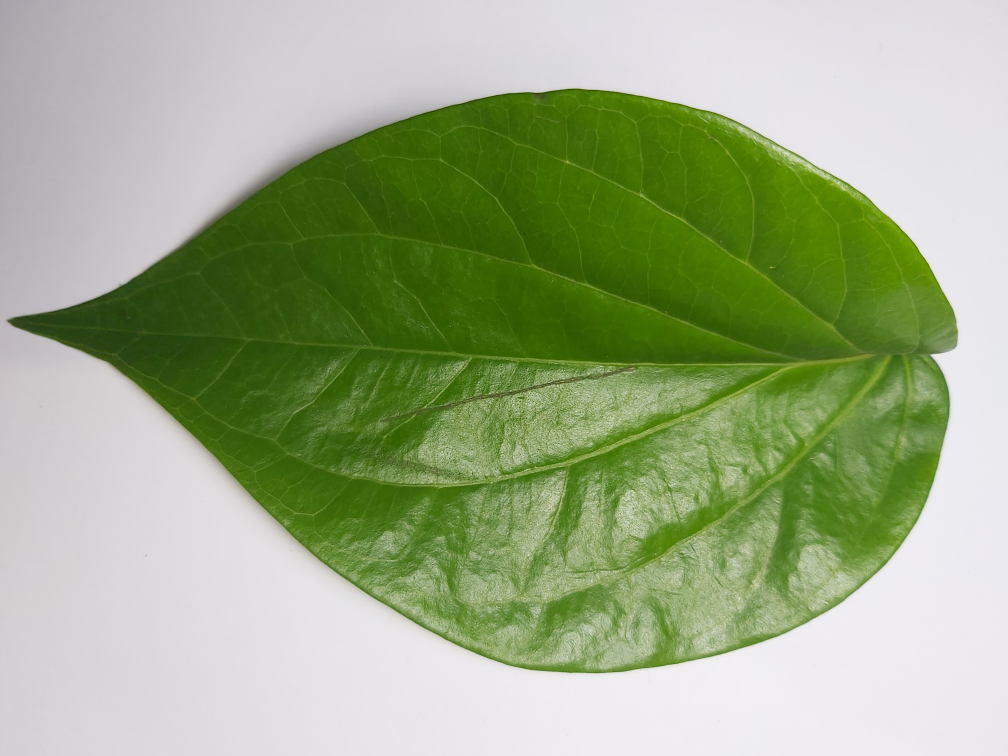
#> input picture images/001.jpg, 4032 x 3024 px, found by its file name (shown at 1/4 size)
$ jupyter execute masking.ipynb   (shell and % lines are left out)
#> lines starting #> are read from the running program, lines starting #| are printed output that depends on the picture; after the words box and inside, x2 and y2 are one past the last pixel; in counts of white or black regions, pixels touching at a corner belong together
<a href="https://colab.research.google.com/github/hilmi294/computer-vision/blob/main/image_fundamental/masking.ipynb" target="_parent"></a>

[cell 1]
# import the necessary packages
from matplotlib import pyplot as plt
import numpy as np
import argparse
import cv2

[cell 2]
def plt_imshow(title, image):
	# convert the image frame BGR to RGB color space and display it
	image = cv2.cvtColor(image, cv2.COLOR_BGR2RGB)
	plt.imshow(image)
	plt.title(title)
	plt.grid(False)
	plt.show()

[cell 3]
# since we are using Jupyter Notebooks we can replace our argument
# parsing code with *hard coded* arguments and values
args = {
	"image": "001.jpg"
}

[cell 4]
# load the original input image and display it to our screen
image = cv2.imread(args["image"])
#> image is the input picture: shape (3024, 4032, 3); mean B, G, R 135.1, 172.4, 157.2
plt_imshow("Original", image)

# a mask is the same size as our image, but has only two pixel
# values, 0 and 255 -- pixels with a value of 0 (background) are
# ignored in the original image while mask pixels with a value of
# 255 (foreground) are allowed to be kept
mask = np.zeros(image.shape[:2], dtype="uint8")
cv2.rectangle(mask, (0, 90), (290, 450), 255, -1)
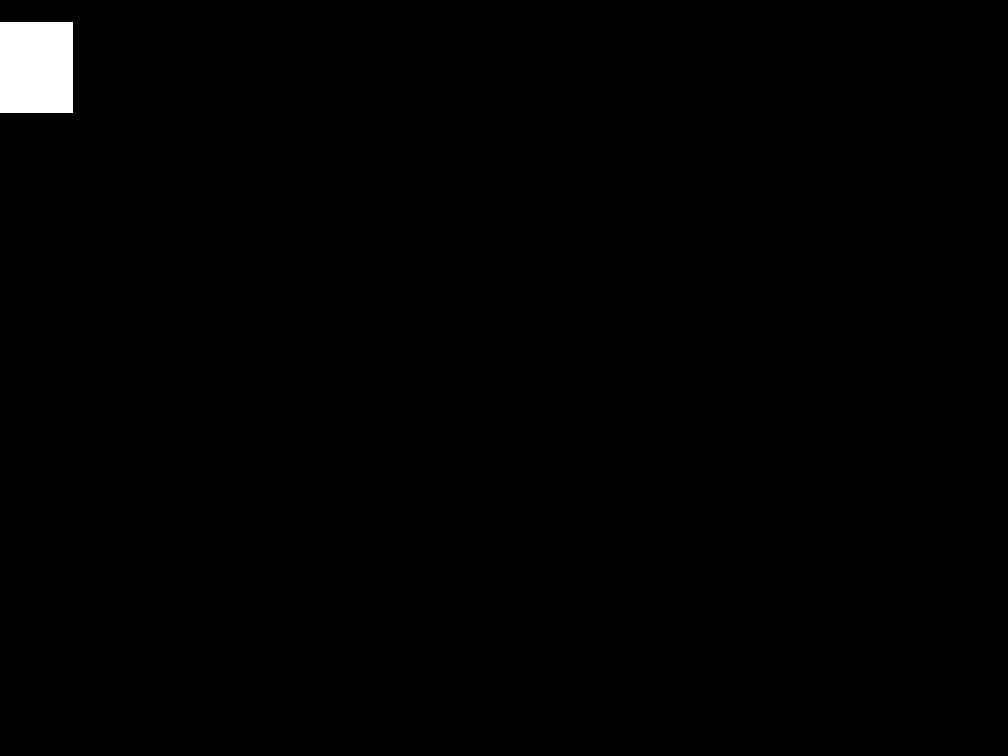
#> mask: shape (3024, 4032) (shown at 1/4 size); 0.86% white; 1 white region, box (x1, y1, x2, y2) and area: (0, 90, 291, 451) 105051
plt_imshow("Rectangular Mask", mask)

# apply our mask -- notice how only the person in the image is
# cropped out
masked = cv2.bitwise_and(image, image, mask=mask)
plt_imshow("Mask Applied to Image", masked)

[cell 5]
# now, let's make a circular mask with a radius of 100 pixels and
# apply the mask again
mask = np.zeros(image.shape[:2], dtype="uint8")
cv2.circle(mask, (145, 200), 100, 255, -1)
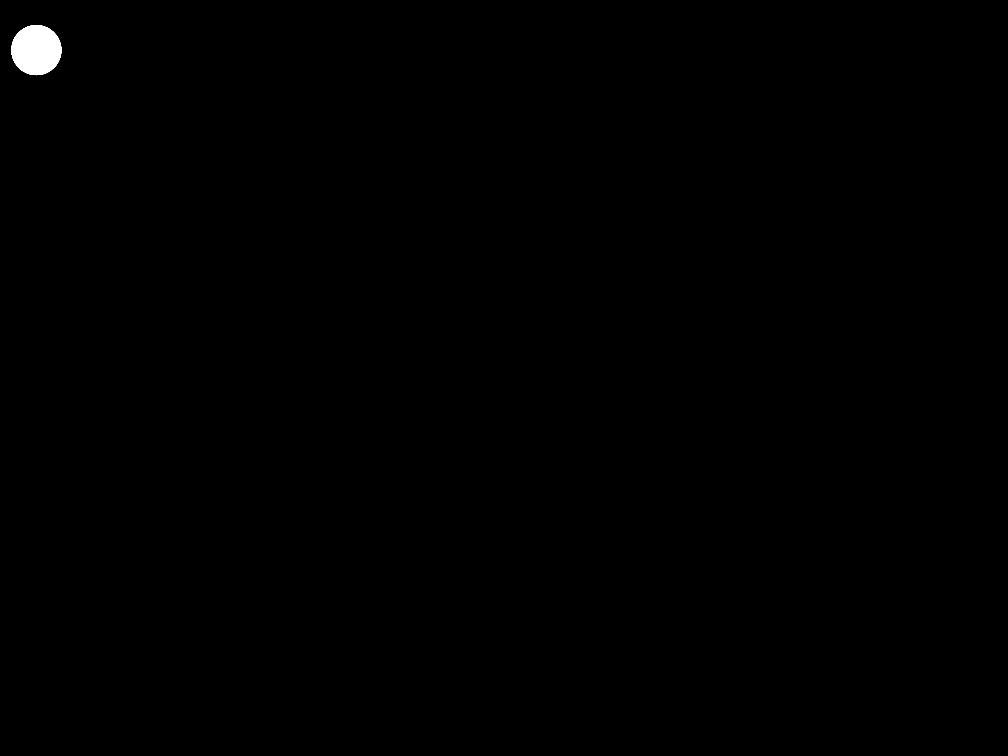
#> mask: shape (3024, 4032) (shown at 1/4 size); 0.26% white; 1 white region, box (x1, y1, x2, y2) and area: (45, 100, 246, 301) 31417
masked = cv2.bitwise_and(image, image, mask=mask)

# show the output images
plt_imshow("Circular Mask", mask)
plt_imshow("Mask Applied to Image", masked)

$ run again, with images/espresso.jpg copied over images/001.jpg
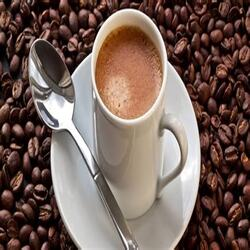
#> input picture images/espresso.jpg, 250 x 250 px, found by its file name
#> image is the input picture: shape (250, 250, 3); mean B, G, R 86.7, 94.5, 114.9
#> `cv2.rectangle(mask, (0, 90), (290, 450), 255, -1)`:
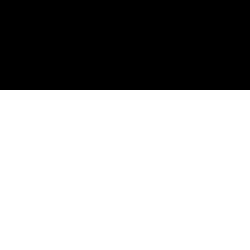
#> mask: shape (250, 250); 64% white; 1 black region, box (x1, y1, x2, y2) and area: (0, 0, 250, 90) 22500
#> `masked = cv2.bitwise_and(image, image, mask=mask)`:
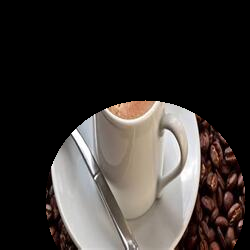
#> masked: shape (250, 250, 3); mean B, G, R 49.1, 52.1, 57.2
#> image: shape (250, 250, 3); 40.3% white; 1 white region, box (x1, y1, x2, y2) and area: (45, 100, 246, 250) 25186

$ run again, with images/martabak.jpg copied over images/001.jpg
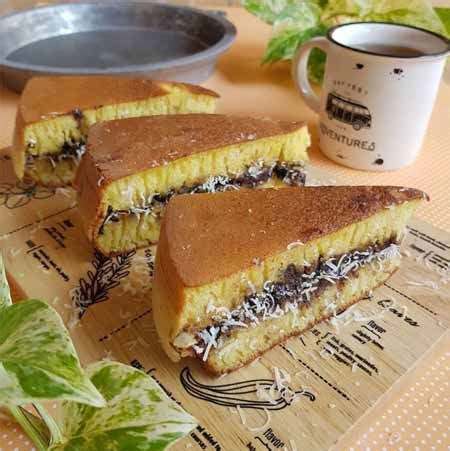
#> input picture images/martabak.jpg, 450 x 451 px, found by its file name
#> image is the input picture: shape (451, 450, 3); mean B, G, R 95.3, 135.4, 161.9
#> `cv2.rectangle(mask, (0, 90), (290, 450), 255, -1)`:
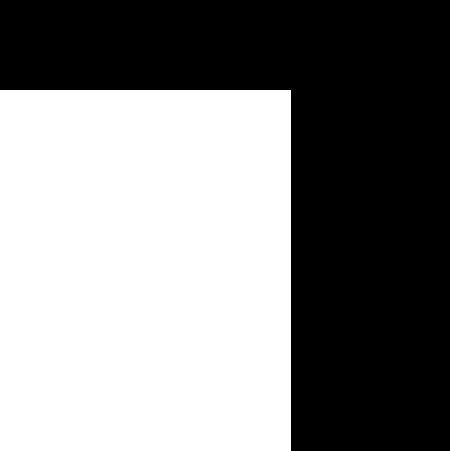
#> mask: shape (451, 450); 51.8% white; 1 black region, box (x1, y1, x2, y2) and area: (0, 0, 450, 451) 97899
#> `masked = cv2.bitwise_and(image, image, mask=mask)`:
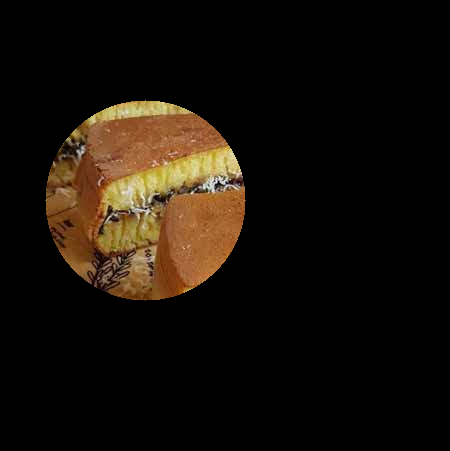
#> masked: shape (451, 450, 3); mean B, G, R 8.7, 16.1, 22.9
#> image: shape (451, 450, 3); 15.5% white; 1 white region, box (x1, y1, x2, y2) and area: (45, 100, 246, 301) 31417
